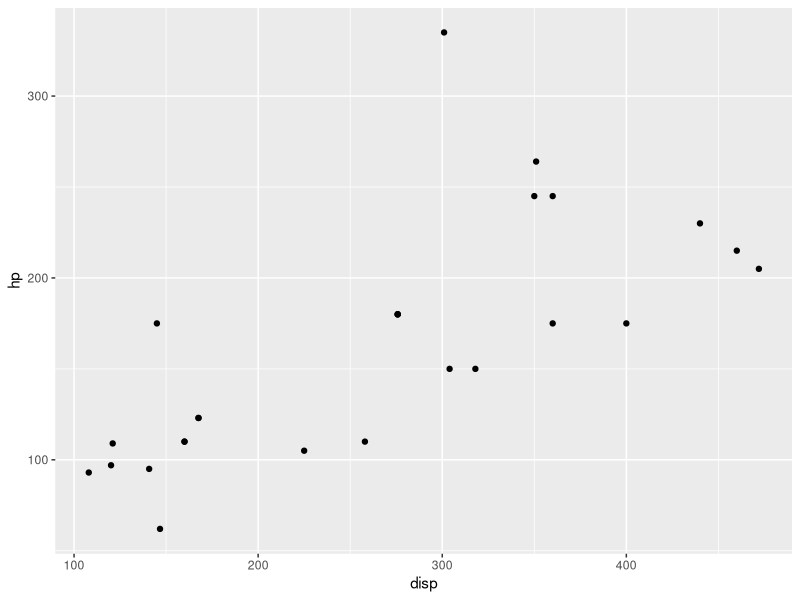

R code for this plot: (Note: this script raises an error after producing the figure.)
## ---- chunk 1
knitr::opts_chunk$set(echo = TRUE)
## ---- chunk 2
library(tidyverse)
mtcars %>% 
  filter(mpg < 25) %>% 
  ggplot(aes(disp, 
              hp)) +
  geom_point()
## ---- chunk 3
# break the Rmd
rm(x)
rnorm(x)
